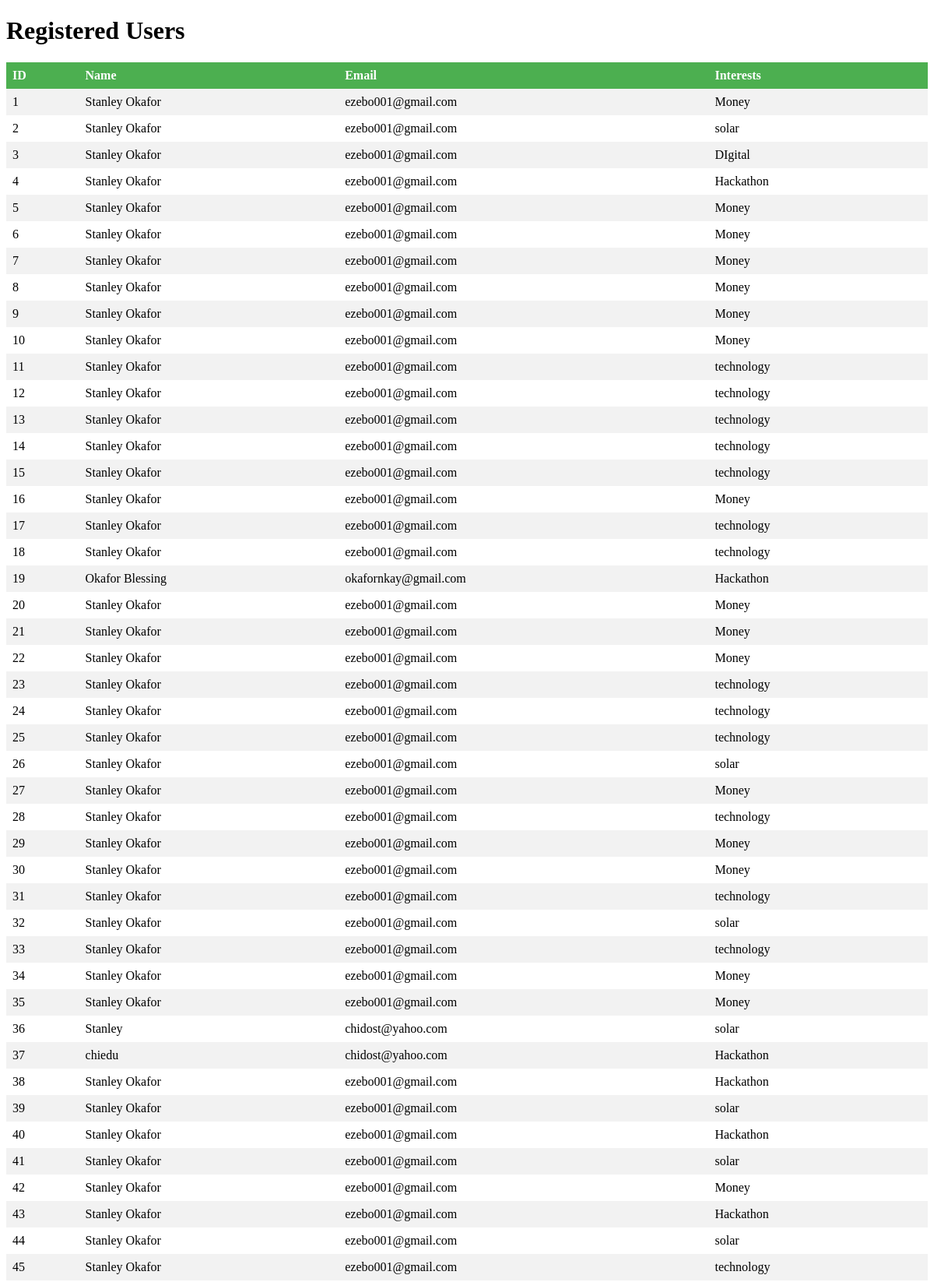
Screenshot of /users (upper part) with the database file from the repository.
### tables this page shows
CREATE TABLE user (
                id INTEGER PRIMARY KEY AUTOINCREMENT,
                name TEXT NOT NULL,
                email TEXT NOT NULL,
                interests TEXT NOT NULL,
                last_sent_email TEXT DEFAULT NULL
            );

### myapp.py (the view)
@app.route('/users')
def view_users():
    conn = sqlite3.connect(DATABASE)
    cursor = conn.cursor()
    cursor.execute('SELECT * FROM user')
    users = cursor.fetchall()
    conn.close()
    return render_template('users.html', users=users)

### templates/users.html (shortened to what this page needs)
<!DOCTYPE html>
<html>
<head>
</head>
<body>
    <h1>Registered Users</h1>
    <table>
        <tr>
            <th>ID</th>
            <th>Name</th>
            <th>Email</th>
            <th>Interests</th>
        </tr>
        {% for user in users %}
        <tr>
            <td>{{ user[0] }}</td>
            <td>{{ user[1] }}</td>
            <td>{{ user[2] }}</td>
            <td>{{ user[3] }}</td>
        </tr>
        {% endfor %}
    </table>
</body>
</html>

### templates/users.html (style rules this page uses)
table { border-collapse: collapse; width: 100%; }
th, td { text-align: left; padding: 8px; }
tr:nth-child(even) { background-color: #f2f2f2; }
th { background-color: #4CAF50; color: white; }

### rows the page displays
user: id "1", name "Stanley Okafor", email "ezebo001@gmail.com", interests "Money"
user: id "2", name "Stanley Okafor", email "ezebo001@gmail.com", interests "solar"
user: id "3", name "Stanley Okafor", email "ezebo001@gmail.com", interests "DIgital"
user: id "4", name "Stanley Okafor", email "ezebo001@gmail.com", interests "Hackathon"
user: id "5", name "Stanley Okafor", email "ezebo001@gmail.com", interests "Money"
user: id "6", name "Stanley Okafor", email "ezebo001@gmail.com", interests "Money"
user: id "7", name "Stanley Okafor", email "ezebo001@gmail.com", interests "Money"
user: id "8", name "Stanley Okafor", email "ezebo001@gmail.com", interests "Money"
user: id "9", name "Stanley Okafor", email "ezebo001@gmail.com", interests "Money"
user: id "10", name "Stanley Okafor", email "ezebo001@gmail.com", interests "Money"
user: id "11", name "Stanley Okafor", email "ezebo001@gmail.com", interests "technology"
user: id "12", name "Stanley Okafor", email "ezebo001@gmail.com", interests "technology"
user: id "13", name "Stanley Okafor", email "ezebo001@gmail.com", interests "technology"
user: id "14", name "Stanley Okafor", email "ezebo001@gmail.com", interests "technology"
user: id "15", name "Stanley Okafor", email "ezebo001@gmail.com", interests "technology"
user: id "16", name "Stanley Okafor", email "ezebo001@gmail.com", interests "Money"
user: id "17", name "Stanley Okafor", email "ezebo001@gmail.com", interests "technology"
user: id "18", name "Stanley Okafor", email "ezebo001@gmail.com", interests "technology"
user: id "19", name "Okafor Blessing", email "okafornkay@gmail.com", interests "Hackathon"
user: id "20", name "Stanley Okafor", email "ezebo001@gmail.com", interests "Money"
user: id "21", name "Stanley Okafor", email "ezebo001@gmail.com", interests "Money"
user: id "22", name "Stanley Okafor", email "ezebo001@gmail.com", interests "Money"
user: id "23", name "Stanley Okafor", email "ezebo001@gmail.com", interests "technology"
user: id "24", name "Stanley Okafor", email "ezebo001@gmail.com", interests "technology"
user: id "25", name "Stanley Okafor", email "ezebo001@gmail.com", interests "technology"
user: id "26", name "Stanley Okafor", email "ezebo001@gmail.com", interests "solar"
user: id "27", name "Stanley Okafor", email "ezebo001@gmail.com", interests "Money"
user: id "28", name "Stanley Okafor", email "ezebo001@gmail.com", interests "technology"
user: id "29", name "Stanley Okafor", email "ezebo001@gmail.com", interests "Money"
user: id "30", name "Stanley Okafor", email "ezebo001@gmail.com", interests "Money"
user: id "31", name "Stanley Okafor", email "ezebo001@gmail.com", interests "technology"
user: id "32", name "Stanley Okafor", email "ezebo001@gmail.com", interests "solar"
user: id "33", name "Stanley Okafor", email "ezebo001@gmail.com", interests "technology"
user: id "34", name "Stanley Okafor", email "ezebo001@gmail.com", interests "Money"
user: id "35", name "Stanley Okafor", email "ezebo001@gmail.com", interests "Money"
user: id "36", name "Stanley", email "chidost@yahoo.com", interests "solar"
user: id "37", name "chiedu", email "chidost@yahoo.com", interests "Hackathon"
user: id "38", name "Stanley Okafor", email "ezebo001@gmail.com", interests "Hackathon"
user: id "39", name "Stanley Okafor", email "ezebo001@gmail.com", interests "solar"
user: id "40", name "Stanley Okafor", email "ezebo001@gmail.com", interests "Hackathon"
user: id "41", name "Stanley Okafor", email "ezebo001@gmail.com", interests "solar"
user: id "42", name "Stanley Okafor", email "ezebo001@gmail.com", interests "Money"
user: id "43", name "Stanley Okafor", email "ezebo001@gmail.com", interests "Hackathon"
user: id "44", name "Stanley Okafor", email "ezebo001@gmail.com", interests "solar"
user: id "45", name "Stanley Okafor", email "ezebo001@gmail.com", interests "technology"
